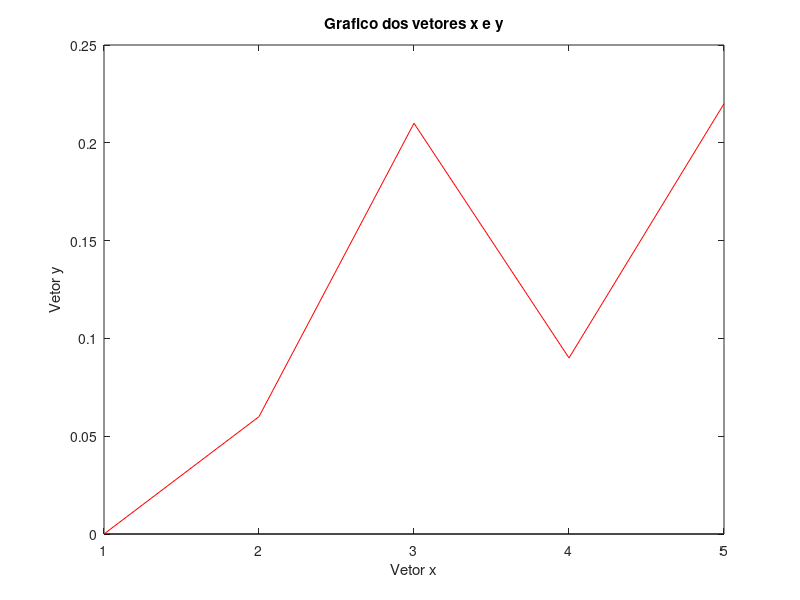
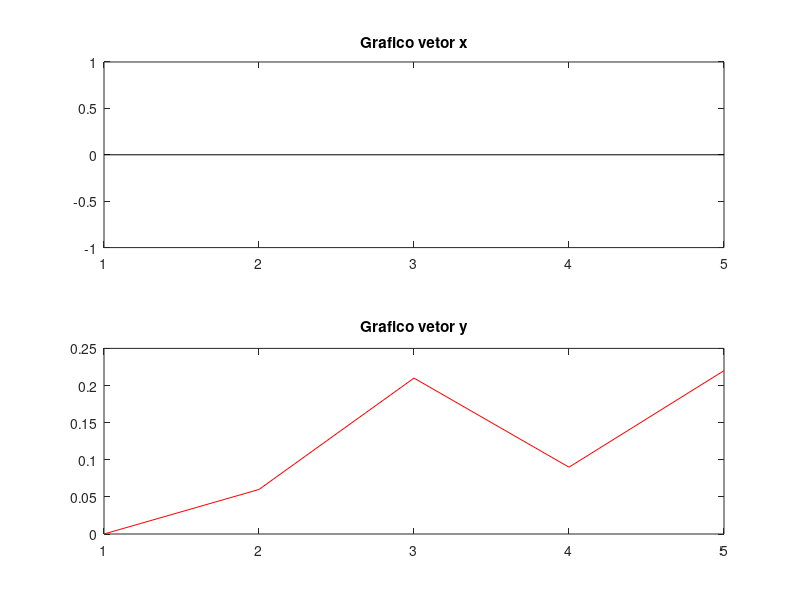

Source code (MATLAB) for these figures, in order:
% Grupo: Caua Magalhaes, Fernando Alves, Gabriel Lyan e Pedro Guilherme
% Data: 11/10/2021
% Turma: 205
% Questão 03 (Parte Octave)

% Pega o conteudo do .txt e passa para uma matriz
matriz_do_txt = load('dadosQuestao3.txt');

% Pega as colunas da matriz e transfere para dois vetores
x = matriz_do_txt(:, 1);
y = matriz_do_txt(:, 2);

% Plota o grafico com os vetores x e y
figure(1);
plot(x, 'k');
hold on
plot(y, 'r')
title("Grafico dos vetores x e y");
xlabel("Vetor x");
ylabel("Vetor y");
print figure1Questao3.jpg

% Plota as os vetores usando subplot
figure(2);
subplot(211);
plot(x, 'k');
title("Grafico vetor x");
subplot(212);
plot(y, 'r');
title("Grafico vetor y");
print figure2Questao3.jpg

% Obtem a soma e a media dos vetores
soma_vetor_x = sum(x);
soma_vetor_y = sum(y);
media_vetor_x = soma_vetor_x/100;
media_vetor_y = soma_vetor_y/100;

% Printa a media dos dois vetores 
printf("A media aritmetica do vetor x eh: %f e a media do vetor y eh: %f", media_vetor_x, media_vetor_y);